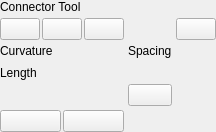
<?xml version="1.0" encoding="UTF-8"?>
<ui version="4.0">
  <class>ConnectorWidget</class>
  <widget class="QWidget" name="ConnectorWidget">
    <property name="windowTitle">
      <string>Connector Tool</string>
    </property>
    <layout class="QGridLayout" name="gridLayout" columnstretch="1,1,0">
      <property name="leftMargin">
        <number>0</number>
      </property>
      <property name="topMargin">
        <number>0</number>
      </property>
      <property name="rightMargin">
        <number>0</number>
      </property>
      <property name="bottomMargin">
        <number>0</number>
      </property>
      <property name="spacing">
        <number>4</number>
      </property>
      <item row="0" column="0" colspan="2">
        <widget class="QLabel" name="connectorToolLabel">
          <property name="text">
            <string>Connector Tool</string>
          </property>
          <property name="class" stdset="0">
            <string>panel-heading</string>
          </property>
        </widget>
      </item>
      <item row="2" column="0">
        <layout class="QHBoxLayout" name="headerLayout">
          <property name="spacing">
            <number>2</number>
          </property>
          <item>
            <widget class="QPushButton" name="avoidButton">
              <property name="toolTip">
                <string>Make connectors avoid selected objects</string>
              </property>
              <property name="icon">
                <iconset>
                  <normaloff>:/icons/connector-avoid</normaloff>
                </iconset>
              </property>
              <property name="class" stdset="0">
                <string>segment-first</string>
              </property>
            </widget>
          </item>
          <item>
            <widget class="QPushButton" name="ignoreButton">
              <property name="toolTip">
                <string>Make connectors ignore selected objects</string>
              </property>
              <property name="icon">
                <iconset>
                  <normaloff>:/icons/connector-ignore</normaloff>
                </iconset>
              </property>
              <property name="class" stdset="0">
                <string>segment-middle</string>
              </property>
            </widget>
          </item>
          <item>
            <widget class="QPushButton" name="orthogonalButton">
              <property name="toolTip">
                <string>Make connector orthogonal or polyline</string>
              </property>
              <property name="checkable">
                <bool>true</bool>
              </property>
              <property name="icon">
                <iconset>
                  <normaloff>:/icons/connector-orthogonal</normaloff>
                </iconset>
              </property>
              <property name="class" stdset="0">
                <string>segment-last</string>
              </property>
            </widget>
          </item>
        </layout>
      </item>

      <item row="2" column="2">
        <widget class="QPushButton" name="dummy">
          <property name="visible">
            <bool>false</bool>
          </property>
          <property name="icon">
            <iconset>
              <normaloff>:/icons/missing-element</normaloff>
            </iconset>
          </property>
        </widget>
      </item>

      <item row="4" column="0">
        <widget class="QLabel" name="curvatureLabel">
          <property name="text">
            <string>Curvature</string>
          </property>
          <property name="class" stdset="0">
            <string>panel-label</string>
          </property>
        </widget>
      </item>
      <item row="4" column="1">
        <widget class="QLabel" name="spacingLabel">
          <property name="text">
            <string>Spacing</string>
          </property>
          <property name="class" stdset="0">
            <string>panel-label</string>
          </property>
        </widget>
      </item>
      <item row="5" column="0">
        <widget class="Linea::UI::NumberEdit" name="curvatureSpin">
          <property name="toolTip">
            <string>The amount of connector curvature</string>
          </property>
        </widget>
      </item>
      <item row="5" column="1">
        <widget class="Linea::UI::NumberEdit" name="spacingSpin">
          <property name="toolTip">
            <string>The amount of space left around objects by auto-routing connectors</string>
          </property>
        </widget>
      </item>
      <item row="6" column="0">
        <widget class="QLabel" name="lengthLabel">
          <property name="text">
            <string>Length</string>
          </property>
          <property name="class" stdset="0">
            <string>panel-label</string>
          </property>
        </widget>
      </item>

      <item row="7" column="0">
        <widget class="Linea::UI::NumberEdit" name="lengthSpin">
          <property name="toolTip">
            <string>Ideal length for connectors when layout is applied</string>
          </property>
        </widget>
      </item>
      <item row="7" column="1">
        <widget class="QPushButton" name="graphButton">
          <property name="toolTip">
            <string>Nicely arrange selected connector network</string>
          </property>
          <property name="icon">
            <iconset>
              <normaloff>:/icons/distribute-graph</normaloff>
            </iconset>
          </property>
        </widget>
      </item>

      <item row="9" column="0">
        <layout class="QHBoxLayout" name="headerLayout2">
          <property name="spacing">
            <number>2</number>
          </property>
          <item>
            <widget class="QPushButton" name="directedButton">
              <property name="toolTip">
                <string>Make connectors with end-markers (arrows) point downwards</string>
              </property>
              <property name="checkable">
                <bool>true</bool>
              </property>
              <property name="icon">
                <iconset>
                  <normaloff>:/icons/distribute-graph-directed</normaloff>
                </iconset>
              </property>
              <property name="class" stdset="0">
                <string>segment-first</string>
              </property>
            </widget>
          </item>
          <item>
            <widget class="QPushButton" name="overlapButton">
              <property name="toolTip">
                <string>Do not allow overlapping shapes</string>
              </property>
              <property name="checkable">
                <bool>true</bool>
              </property>
              <property name="icon">
                <iconset>
                  <normaloff>:/icons/distribute-remove-overlaps</normaloff>
                </iconset>
              </property>
              <property name="class" stdset="0">
                <string>segment-last</string>
              </property>
            </widget>
          </item>
        </layout>
      </item>
    </layout>
  </widget>
  <customwidgets>
    <customwidget>
      <class>Linea::UI::NumberEdit</class>
      <extends>QWidget</extends>
      <header>number-edit.h</header>
    </customwidget>
  </customwidgets>
  <resources/>
  <connections/>
</ui>
